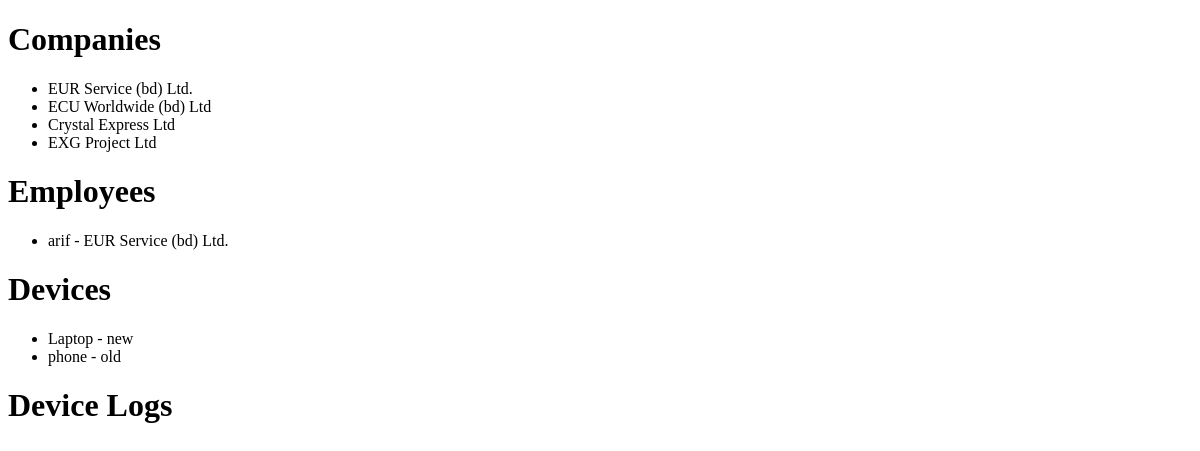
Page /api/ on the earlier database version.
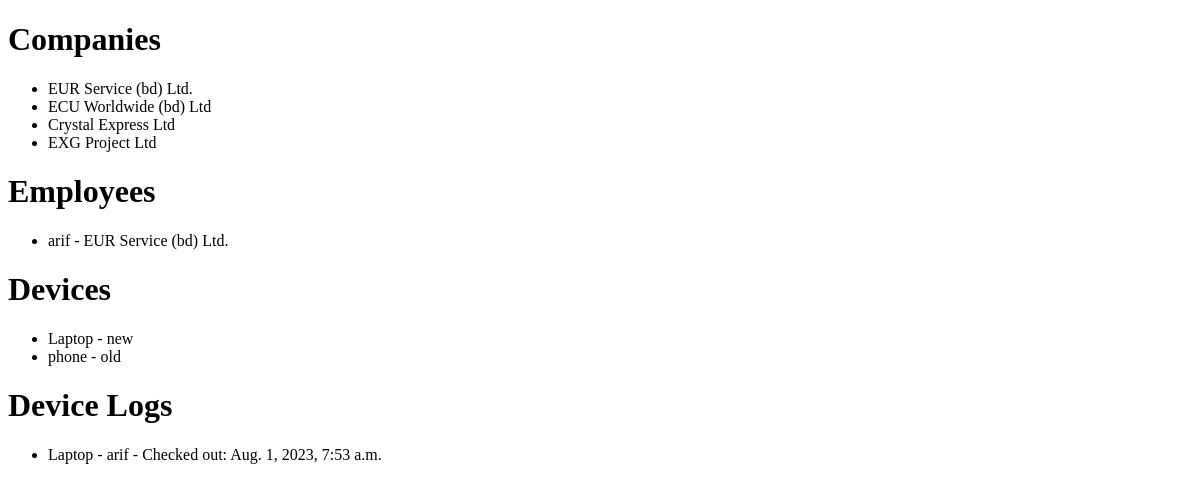
Same page on the later database version.
### assets_tracking/models.py (models this page shows, shortened)
class Company(models.Model):
    name = models.CharField(max_length=100)

class Employee(models.Model):
    name = models.CharField(max_length=100)
    company = models.ForeignKey(Company, on_delete=models.CASCADE)

class Device(models.Model):
    name = models.CharField(max_length=100)
    CONDITION_CHOICES = [
        ('good', 'Good'),
        ('fair', 'Fair'),
        ('poor', 'Poor'),
        ('Dead','Dead')
    ]
    condition = models.CharField(max_length=10, choices=CONDITION_CHOICES, null=True, blank=True)

class DeviceLog(models.Model):
    device = models.ForeignKey(Device, on_delete=models.CASCADE)
    employee = models.ForeignKey(Employee, on_delete=models.CASCADE)
    checked_out_date = models.DateTimeField()
    condition_when_checked_out = models.CharField(max_length=100)
    returned_date = models.DateTimeField(blank=True,null=True)
    condition_when_returned = models.CharField(max_length=100,blank=True,null=True)

### assets_tracking/views.py (the view)
# urls.py: path('', views.asset_list, name='asset_list'),
def asset_list(request):
    companies = Company.objects.all()
    employees = Employee.objects.all()
    devices = Device.objects.all()
    device_logs = DeviceLog.objects.all()
    context = {
        'companies': companies,
        'employees': employees,
        'devices': devices,
        'device_logs': device_logs,
    }
    return render(request, 'index.html', context)

### assets_tracking/templates/index.html (shortened to what this page needs)
<!DOCTYPE html>
<html>
<head>
</head>
<body>
    <h1>Companies</h1>
    <ul>
        {% for company in companies %}
            <li>{{ company.name }}</li>
        {% endfor %}
    </ul>
    <h1>Employees</h1>
    <ul>
        {% for employee in employees %}
            <li>{{ employee.name }} - {{ employee.company.name }}</li>
        {% endfor %}
    </ul>
    <h1>Devices</h1>
    <ul>
        {% for device in devices %}
            <li>{{ device.name }} - {{ device.get_condition_display }}</li>
        {% endfor %}
    </ul>
    <h1>Device Logs</h1>
    <ul>
        {% for log in device_logs %}
            <li>{{ log.device.name }} - {{ log.employee.name }} - Checked out: {{ log.checked_out_date }}</li>
        {% endfor %}
    </ul>
</body>
</html>

Differences in the rows shown:
added DeviceLog: device.name "Laptop", employee.name "arif", checked_out_date "Aug. 1, 2023, 7:53 a.m."
